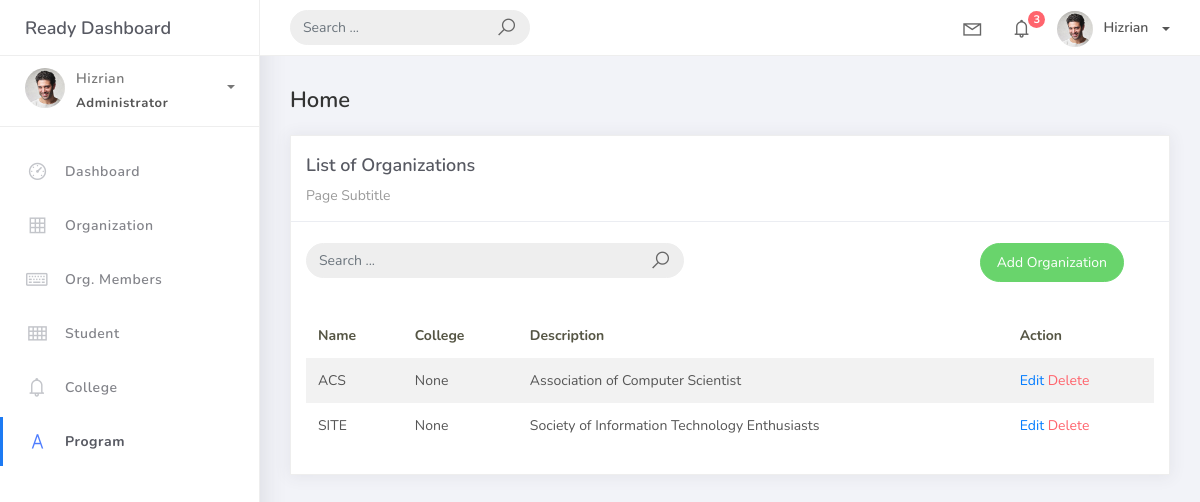
Before: /organization_list with the older database file.
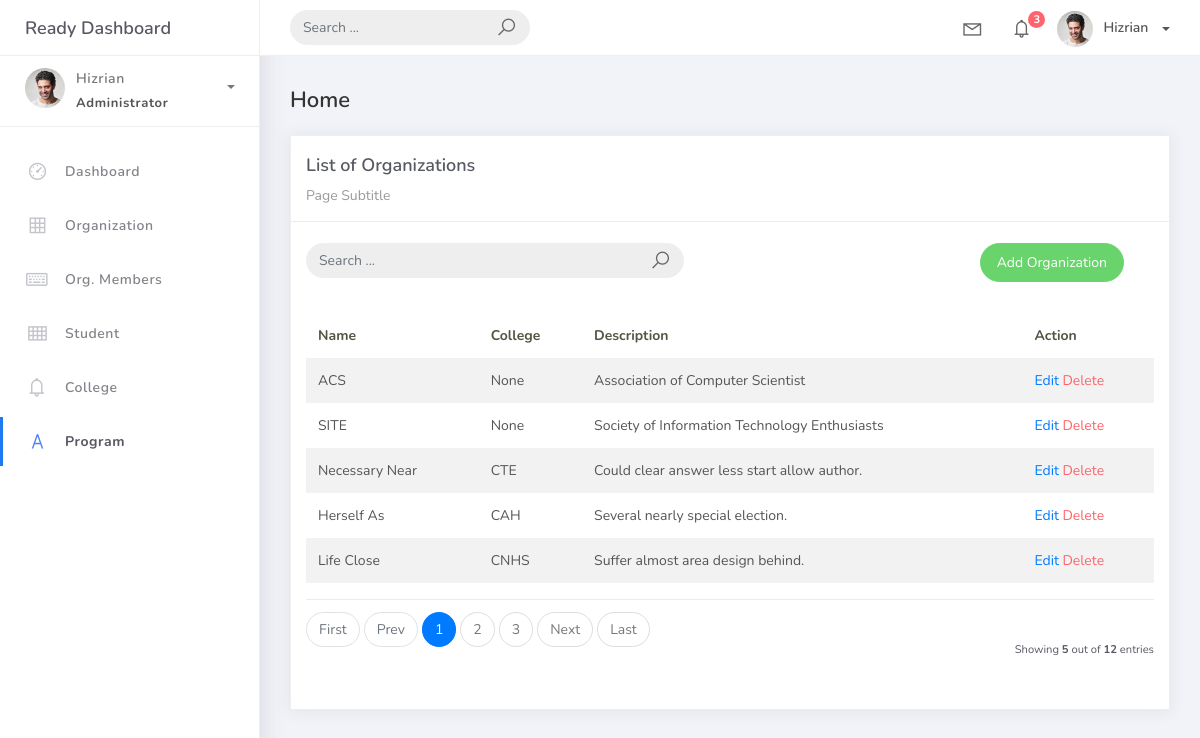
After: the same page with the newer database file.
### studentorg/models.py (models this page shows, shortened)
class BaseModel(models.Model):
    created_at = models.DateTimeField(auto_now_add=True, db_index=True)
    updated_at = models.DateTimeField(auto_now=True)
    class Meta:
        abstract = True

class Organization(BaseModel):
    name = models.CharField(max_length=250)
    college = models.ForeignKey(College, null=True, blank=True, on_delete=models.CASCADE)
    description = models.CharField(max_length=500)

class College(BaseModel):
    college_name = models.CharField(max_length=150)
    def __str__(self):
        return self.college_name

### studentorg/views.py (the view)
# urls.py: path('organization_list', OrganizationList.as_view(), name='organization-list'),
class OrganizationList(ListView):
    model = Organization
    context_object_name = 'organization'
    template_name = 'org_list.html'
    paginate_by = 5

### templates/org_list.html
{% extends 'base.html' %}
{% load static %}
{% block content %}
<div class="content">
  <div class="container-fluid">
    <h4 class="page-title">Home</h4>
    <div class="row">
      <div class="col-md-12">
        <div class="card">
          <div class="card-header">
            <div class="card-title">List of Organizations</div>
            <div class="card-category">Page Subtitle</div>
          </div>
          <br />
<div class="col-md-12 row">
  <div class="col-md-6">
    <form class="navbar-left navbar-form nav-search mr-md-3" action="">
      <div class="input-group">
        <input type="text" placeholder="Search ..." class="form-control" />
        <div class="input-group-append">
          <span class="input-group-text">
            <i class="la la-search search-icon"></i>
          </span>
        </div>
      </div>
    </form>
  </div>
  <div class="col-md-6">
    <div class="pull-right">
      <a href="{% url 'organization-add' %}" class="btn btn-success btn-rounded">Add Organization</a>
    </div>
  </div>
</div>
<div class="card-body">
            <table class="table table-striped mt-3">
              <thead>
                <tr>
                  <th scope="col">Name</th>
                  <th scope="col">College</th>
                  <th scope="col">Description</th>
                  <th scope="col">Action</th>
                </tr>
              </thead>
              <tbody>
                {% for object in object_list %}
                <tr>
                  <td>{{ object.name }}</td>
                  <td>{{ object.college }}</td>
                  <td>{{ object.description }}</td>
                  <td>
                    <a href="organization_list/{{ object.id }}">Edit</a>
                    <a href="organization_list/{{ object.id }}/delete" class="text-danger">Delete</a>
                </td>
                </tr>
                {% empty %}
                <tr>
                  <td colspan="4" style="text-align: center">
                    <p class="text-sm font-weight-bold mb-0">No Records Found</p>
                  </td>
                </tr>
                {% endfor %}
              </tbody>
            </table>
            {% include 'includes/pagination.html' %}
          </div>
        </div>
      </div>
    </div>
  </div>
</div>
{% endblock %}

### templates/base.html (shortened to what this page needs)
{% load static %}
<!DOCTYPE html>
<html>
<head>
  <link rel="stylesheet" href="{% static 'css/bootstrap.min.css' %}">
  <link rel="stylesheet" href="{% static 'css/ready.css' %}">
  <link rel="stylesheet" href="{% static 'css/demo.css' %}">
</head>
<body>
  <div class="wrapper">
    <div class="main-header">
			<div class="logo-header">
				<a href="index.html" class="logo">
					Ready Dashboard
				</a>
			</div>
			<nav class="navbar navbar-header navbar-expand-lg">
				<div class="container-fluid">
					<form class="navbar-left navbar-form nav-search mr-md-3" action="">
						<div class="input-group">
							<input type="text" placeholder="Search ..." class="form-control">
							<div class="input-group-append">
								<span class="input-group-text">
									<i class="la la-search search-icon"></i>
								</span>
							</div>
						</div>
					</form>
					<ul class="navbar-nav topbar-nav ml-md-auto align-items-center">
						<li class="nav-item dropdown hidden-caret">
							<a class="nav-link dropdown-toggle" href="#" id="navbarDropdown" role="button" data-toggle="dropdown" aria-haspopup="true" aria-expanded="false">
								<i class="la la-envelope"></i>
							</a>
						</li>
						<li class="nav-item dropdown hidden-caret">
							<a class="nav-link dropdown-toggle" href="#" id="navbarDropdown" role="button" data-toggle="dropdown" aria-haspopup="true" aria-expanded="false">
								<i class="la la-bell"></i>
								<span class="notification">3</span>
							</a>
						</li>
						<li class="nav-item dropdown">
							<a class="dropdown-toggle profile-pic" data-toggle="dropdown" href="#" aria-expanded="false"> <img src="assets/img/profile.jpg" alt="user-img" width="36" class="img-circle"><span >Hizrian</span></span> </a>
							</li>
						</ul>
					</div>
				</nav>
			</div>
			<div class="sidebar">
				<div class="scrollbar-inner sidebar-wrapper">
					<div class="user">
						<div class="photo">
							<img src="{% static 'img/profile.jpg' %}">
						</div>
						<div class="info">
							<a class="" data-toggle="collapse" href="#collapseExample" aria-expanded="true">
								<span>
									Hizrian
									<span class="user-level">Administrator</span>
									<span class="caret"></span>
								</span>
							</a>
						</div>
					</div>
					<ul class="nav">
						<li class="nav-item">
							<a href="index.html">
								<i class="la la-dashboard"></i>
								<p>Dashboard</p>
							</a>
						</li>
						<li class="nav-item">
							<a href="{% url 'organization-list' %}">
								<i class="la la-table"></i>
								<p>Organization</p>
							</a>
						</li>
						<li class="nav-item">
							<a href="{% url 'organization-member-list' %}">
								<i class="la la-keyboard-o"></i>
								<p>Org. Members</p>
							</a>
						</li>
						<li class="nav-item">
							<a href="{% url 'student-list' %}">
								<i class="la la-th"></i>
								<p>Student</p>
							</a>
						</li>
						<li class="nav-item">
							<a href="{% url 'college-list' %}">
								<i class="la la-bell"></i>
								<p>College</p>
							</a>
						</li>
						<li class="nav-item active">
							<a href="{% url 'program-list' %}">
								<i class="la la-font"></i>
								<p>Program</p>
							</a>
					</ul>
				</div>
			</div>
			<div class="main-panel">
                {% block content %}
                 {% endblock %}
		</div>
	</div>
</body>
</html>

### templates/includes/pagination.html (shortened to what this page needs)
{% if is_paginated %}
<div class="card-footer px-0 border-0 d-flex flex-column flex-lg-row align-items-center justify-content-between mt-3">
  <nav aria-label="Topics pagination" class="mb-4">
    <ul class="pagination">
      {% if page_obj.number > 1 %}
      <li class="page-item">
        <a class="page-link" href="?page=1">First</a>
      </li>
      {% else %}
      <li class="page-item disabled">
        <span class="page-link">First</span>
      </li>
      {% endif %}
      {% if page_obj.has_previous %}
      <li class="page-item">
        <a class="page-link" href="?page={{ page_obj.previous_page_number }}">Prev</a>
      </li>
      {% else %}
      <li class="page-item disabled">
        <span class="page-link">Prev</span>
      </li>
      {% endif %}
      {% for page_num in paginator.page_range %}
        {% if page_obj.number == page_num %}
        <li class="page-item active">
          <span class="page-link">
            {{ page_num }}
          </span>
        </li>
        {% elif page_num > page_obj.number|add:'-3' and page_num < page_obj.number|add:'3' %}
        <li class="page-item">
          <a class="page-link" href="?page={{ page_num }}">{{ page_num }}</a>
        </li>
        {% endif %}
      {% endfor %}
      {% if page_obj.has_next %}
      <li class="page-item">
        <a class="page-link" href="?page={{ page_obj.next_page_number }}">Next</a>
      </li>
      {% else %}
      <li class="page-item disabled">
        <span class="page-link">Next</span>
      </li>
      {% endif %}
      {% if page_obj.number != paginator.num_pages %}
      <li class="page-item">
        <a class="page-link" href="?page={{ paginator.num_pages }}">Last</a>
      </li>
      {% else %}
      <li class="page-item disabled">
        <span class="page-link">Last</span>
      </li>
      {% endif %}
        </ul>
    </nav>
    <div class="fw-normal small mt-4 mt-lg-0">
        Showing <b>{{ object_list.count }}</b> out of <b>{{ paginator.count }}</b> entries
    </div>
</div>
{% endif %}

Changed rows visible on the page:
added Organization: name "Necessary Near", college "CTE", description "Could clear answer less start allow author."
added Organization: name "Herself As", college "CAH", description "Several nearly special election."
added Organization: name "Life Close", college "CNHS", description "Suffer almost area design behind."
Other visible differences:
{{ object_list.count }}: (not shown) → "5"
{{ paginator.count }}: (not shown) → "12"
text now shown: "First Prev Next Last Showing out of entries"
new list line: "1"
new list line: "2"
new list line: "3"
